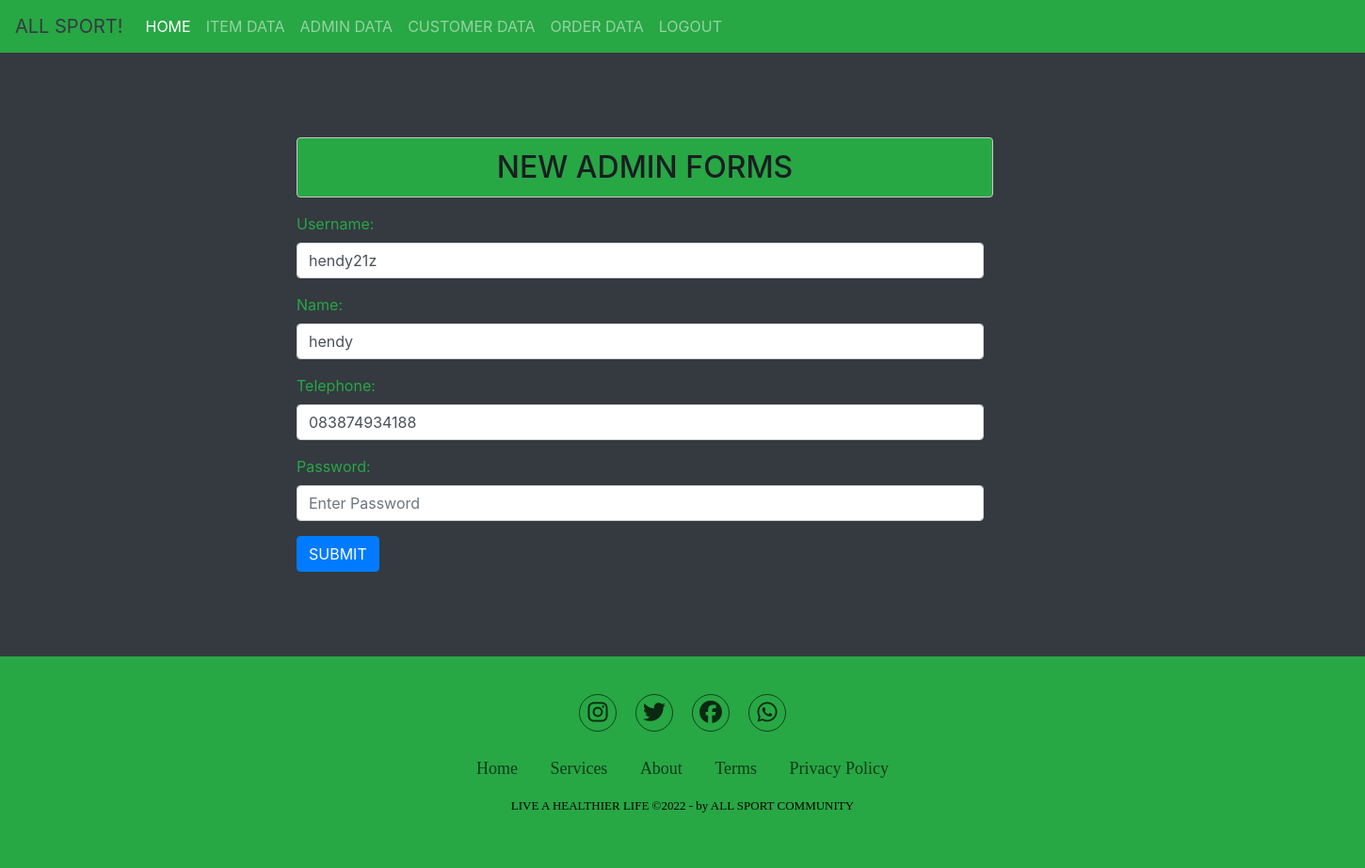
The app's page /update_admin.php?id=17 (signed in) with its own data.
### tables this page shows
CREATE TABLE `users` (
  `id_users` int(11) NOT NULL,
  `username` varchar(50) NOT NULL,
  `nama` varchar(30) NOT NULL,
  `no_hp` varchar(15) NOT NULL,
  `password` varchar(255) NOT NULL
);

### update_admin.php (the view, shortened to what this page needs)
<?php
  include('koneksi.php');
?>
<!DOCTYPE html>
<html lang="en">
<head>
  <link rel="stylesheet" href="https://cdn.jsdelivr.net/npm/bootstrap@4.0.0/dist/css/bootstrap.min.css">
  <link rel="stylesheet" href="style.css">
  <link rel="stylesheet" href="forms1.css">
  <link rel="stylesheet" href="https://cdnjs.cloudflare.com/ajax/libs/font-awesome/6.2.0/css/all.min.css" />
  <link href="//netdna.bootstrapcdn.com/font-awesome/3.2.1/css/font-awesome.css" rel="stylesheet">
</head>
<body>
  <nav class="navbar navbar-expand-lg navbar-dark bg-success">
    <a class="navbar-brand text-dark" href="#">ALL SPORT!</a>
    <div class="collapse navbar-collapse" id="navbarSupportedContent">
      <ul class="navbar-nav mr-auto">
        <li class="nav-item active">
          <a class="nav-link" href="home.php">HOME <span class="sr-only">(current)</span></a>
        </li>
        <li class="nav-item">
            <a class="nav-link" href="tampilan_barang.php">ITEM DATA</a>
        </li>
        <li class="nav-item">
          <a class="nav-link" href="data_admin.php">ADMIN DATA</a>
        </li>
        <li class="nav-item">
          <a class="nav-link" href="data_pembeli.php">CUSTOMER DATA</a>
        </li>
        <li class="nav-item">
            <a class="nav-link" href="data_pesanan.php">ORDER DATA</a>
        </li>
        <li class="nav-item">
          <a class="nav-link" href="logout.php">LOGOUT</a>
        </li>
      </ul>
    </div>
  </nav>
  <div class="container" style="margin: 90px 300px;">
        <h2 class="alert alert-dark text-center mt-5 col-md-8" style="background-color: #28a745">NEW ADMIN FORMS</h2>
        <form action="" method="POST" enctype="multipart/form-data">
        <?php
            $tampil = mysqli_query($koneksi, "SELECT * FROM users WHERE id_users = '" . $_GET['id'] . "'");
            if (mysqli_num_rows($tampil) > 0) {
                while ($row = mysqli_fetch_array($tampil)) {
        ?>
             <div class="form-group">
                <div class="row">
                    <div class="col-md-8 text-success">
                        <label for="username">Username:</label>
                        <input type="text" name="username" value="<?php echo $row['username']; ?>" class="form-control" placeholder="Enter Username">
                    </div>
                </div>
            </div>
            <div class="form-group">
                <div class="row">
                    <div class="col-md-8 text-success">
                        <label for="nama">Name:</label>
                        <input type="text" name="nama" value="<?php echo $row['nama']; ?>" class="form-control" placeholder="Enter Name">
                    </div>
                </div>
            </div>
            <div class="form-group">
                <div class="row">
                    <div class="col-md-8 text-success">
                        <label for="no_hp">Telephone:</label>
                        <input type="text" name="no_hp" value="<?php echo $row['no_hp']; ?>" class="form-control" placeholder="Enter Telephone Number">
                    </div>
                </div>
            </div>
            <div class="form-group">
                <div class="row">
                    <div class="col-md-8 text-success">
                        <label for="password">Password:</label>
                        <input type="password" name="password" class="form-control" placeholder="Enter Password">
                    </div>
                </div>
            </div>
        <?php
            }
        }
        ?>
            <button type="submit" name="submit"  class="btn btn-primary">SUBMIT</button>
        </form>
   </div>
  <section class="footer" style="background-color: #28a745">
    <div class="social">
    <a href="https://www.instagram.com/metanocrzrt_/"><i class="fab fa-instagram"></i></a>
    <a href="https://twitter.com/jokowi"><i class="fab fa-twitter"></i></a>
    <a href="https://id-id.facebook.com/Jokowi/"><i class="fab fa-facebook"></i></a>
    <a href="https://wa.me/6282150808102"> <i class="fab fa-whatsapp"></i> </a>
    </div>
    <ul class="list">
      <li>
        <a href="#">Home</a>
      </li>
      <li>
        <a href="#">Services</a>
      </li>
      <li>
        <a href="#">About</a>
      </li>
      <li>
        <a href="#">Terms</a>
      </li>
      <li>
        <a href="#">Privacy Policy</a>
      </li>
    </ul>
    <p class="copyright">
      LIVE A HEALTHIER LIFE &copy;2022 - by ALL SPORT COMMUNITY
    </p>
  </section>
</body>
</html>

### style.css (style rules this page uses)
* { box-sizing: border-box; margin: 0; padding: 0; }
body { background-color: white; color: black; }
.navbar { margin-bottom: 25px; }
.text-center { background-color:#28a745; }
.footer { font-family:'Sege UI'; font-weight: 400; background-color:#28a745; padding: 40px 0; }
.footer .social { text-align: center; padding-bottom: 25px; color: #000000; }
.footer .social a { font-size: 24px; color: inherit; border: 1px solid rgba(0, 0, 0, 0.8); width: 40px; height: 40px; line-height: 38px; display: inline-block; text-align: center; border-radius: 50%; margin: 0 8px; opacity: 0.75; }
.footer ul { margin-top:0; padding: 0; list-style: none; font-size: 18px; line-height: 1.6; margin-bottom: 0; text-align: center; }
.footer ul li a { color:rgba(0, 0, 0, 0.8) ; text-decoration: none; opacity: 0.8; }
.footer ul li { display: inline-block; padding: 0 15px; }
.footer .copyright { margin-top: 15px; text-align: center; font-size: 13px; color: #000000; }

### forms1.css (style rules this page uses)
body { background-color: #343a40; }
.container { margin: 90px 300px; }

### records on screen
users: username "hendy21z", nama "hendy", no_hp "083874934188"
